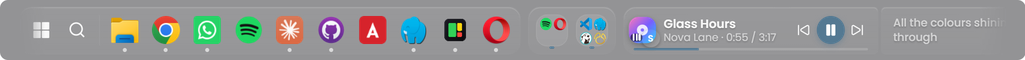
#> input picture promo/assets/film/dockw/1025.png, 1025 x 60 px, given as the content of the folder assets/cap/al_plug, which was not available
$ python prep.py
#> lines starting #> are read from the running program, lines starting #| are printed output that depends on the picture
# Turn raw captures into film assets: scaled sequences + a manifest module.
import os, json, shutil
from PIL import Image
CAP = 'assets/cap'; OUT = 'assets/film'
os.makedirs(OUT, exist_ok=True)
man = {'seq': {}}
def seqdir(name, scale, dur):
#> called with name = 'al_plug', scale = 0.5, dur = 3.2
    fs = sorted(f for f in os.listdir(f'{CAP}/{name}') if f.endswith('.png'))
    os.makedirs(f'{OUT}/{name}', exist_ok=True)
    for i, f in enumerate(fs):
        im = Image.open(f'{CAP}/{name}/{f}')
#> im is the input picture: PIL image 1025x60 RGBA; mean R, G, B, A 57.9, 58.6, 60.3, 143.8
        if scale != 1: im = im.resize((round(im.width * scale), round(im.height * scale)), Image.LANCZOS)
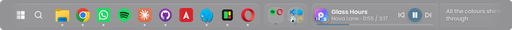
#> im: PIL image 512x30 RGBA; mean R, G, B, A 58.5, 59.3, 60.9, 143.6; transparent parts drawn white
        im.save(f'{OUT}/{name}/{i:03d}.png', optimize=False)
    man['seq'][name] = {'n': len(fs), 'dur': dur}
for n, d in [('al_plug', 3.2), ('al_unplug', 3.2), ('al_volume', 2.6), ('al_bright', 2.6), ('al_prayer', 4.5)]: seqdir(n, 0.5, d)
#> pass 2 of the loop `for n, d in [('al_plug', 3.2), ('al_unplug', 3.2), ('al_volume', 2.6),..`:
#> pass 3 of the loop `for n, d in [('al_plug', 3.2), ('al_unplug', 3.2), ('al_volume', 2.6),..`:
#> the loop made 5 passes; the first 3 are shown
seqdir('eq', 1, 10)
ws = sorted(int(f[:-4]) for f in os.listdir(f'{CAP}/dockw'))
os.makedirs(f'{OUT}/dockw', exist_ok=True)
for w in ws:
    im = Image.open(f'{CAP}/dockw/{w}.png'); im.resize((im.width // 2, im.height // 2), Image.LANCZOS).save(f'{OUT}/dockw/{w}.png')
#> pass 2 of the loop `for w in ws:`:
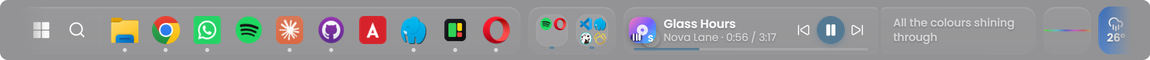
#> input picture promo/assets/film/dockw/1150.png, 1150 x 60 px, found by its file name
#> im is the input picture: PIL image 1150x60 RGBA; mean R, G, B, A 57, 58.2, 61, 143.4
#> `im = Image.open(f'{CAP}/dockw/{w}.png')`:
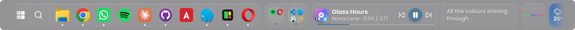
#> saved as 1150.png: PIL image 575x30 RGBA; mean R, G, B, A 57.5, 58.8, 61.6, 143.3; transparent parts drawn white
#> pass 3 of the loop `for w in ws:`:
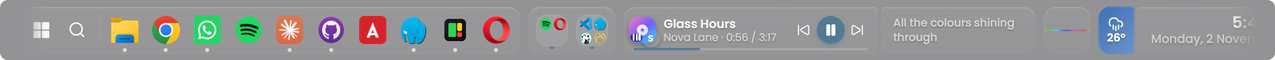
#> input picture promo/assets/film/dockw/1275.png, 1275 x 60 px, found by its file name
#> im is the input picture: PIL image 1275x60 RGBA; mean R, G, B, A 56.7, 58.2, 61.4, 143.3
#> `im = Image.open(f'{CAP}/dockw/{w}.png')`:
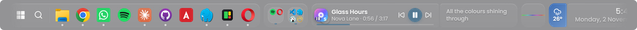
#> saved as 1275.png: PIL image 637x30 RGBA; mean R, G, B, A 57.3, 58.8, 62.1, 143.2; transparent parts drawn white
#> the loop made 4 passes; the first 3 are shown
man['dockw'] = ws
stills = [f for f in os.listdir(CAP) if f.endswith('.png') and f.split('_')[0] in ('pop', 'set', 'dock')]
for f in stills: shutil.copy(f'{CAP}/{f}', f'{OUT}/{f}')
man['stills'] = sorted(s[:-4] for s in stills)
#> (the run stopped early here; a loop or call above may not have finished)
